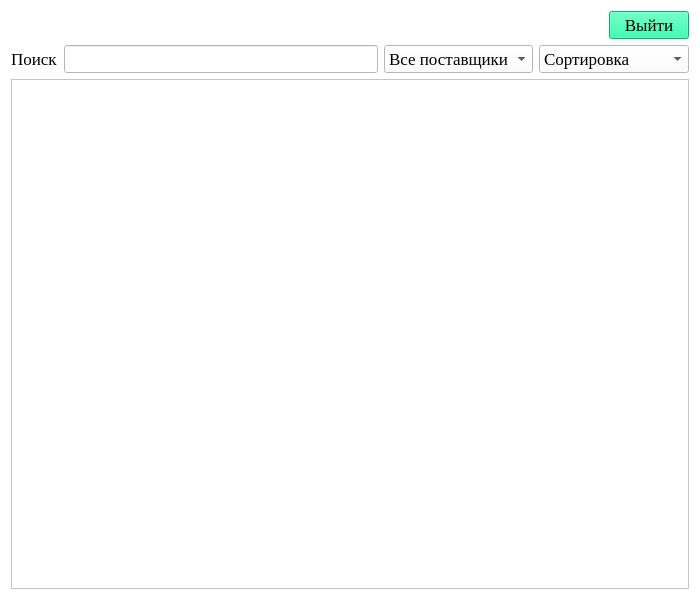
<?xml version="1.0" encoding="UTF-8"?>
<ui version="4.0">
 <class>ProductWindow</class>
 <widget class="QWidget" name="ProductWindow">
  <property name="geometry">
   <rect>
    <x>0</x>
    <y>0</y>
    <width>700</width>
    <height>600</height>
   </rect>
  </property>
  <property name="font">
   <font>
    <family>Times New Roman</family>
    <pointsize>13</pointsize>
   </font>
  </property>
  <property name="windowTitle">
   <string>Список товаров</string>
  </property>
  <property name="styleSheet">
   <string notr="true">background-color: rgb(255, 255, 255);</string>
  </property>
  <layout class="QVBoxLayout" name="verticalLayout">
   <item>
    <layout class="QGridLayout" name="up_layout">
     <item row="1" column="0">
      <widget class="QLabel" name="label">
       <property name="text">
        <string>Поиск</string>
       </property>
      </widget>
     </item>
     <item row="1" column="1" alignment="Qt::AlignVCenter">
      <widget class="QLineEdit" name="lineEdit"/>
     </item>
     <item row="1" column="3" alignment="Qt::AlignRight">
      <widget class="QComboBox" name="sort_box">
       <item>
        <property name="text">
         <string>Сортировка</string>
        </property>
       </item>
       <item>
        <property name="text">
         <string>По возрастанию</string>
        </property>
       </item>
       <item>
        <property name="text">
         <string>По убыванию</string>
        </property>
       </item>
      </widget>
     </item>
     <item row="0" column="0" alignment="Qt::AlignLeft">
      <widget class="QLabel" name="name_label">
       <property name="text">
        <string/>
       </property>
      </widget>
     </item>
     <item row="0" column="1" alignment="Qt::AlignHCenter">
      <widget class="QLabel" name="icon_lable">
       <property name="sizePolicy">
        <sizepolicy hsizetype="Fixed" vsizetype="Fixed">
         <horstretch>0</horstretch>
         <verstretch>0</verstretch>
        </sizepolicy>
       </property>
       <property name="maximumSize">
        <size>
         <width>30</width>
         <height>30</height>
        </size>
       </property>
       <property name="text">
        <string/>
       </property>
       <property name="pixmap">
        <pixmap>../photos/Icon.png</pixmap>
       </property>
       <property name="scaledContents">
        <bool>true</bool>
       </property>
       <property name="alignment">
        <set>Qt::AlignCenter</set>
       </property>
      </widget>
     </item>
     <item row="0" column="3" alignment="Qt::AlignRight">
      <widget class="QPushButton" name="exit_btn">
       <property name="styleSheet">
        <string notr="true">background-color: #00FA9A</string>
       </property>
       <property name="text">
        <string>Выйти</string>
       </property>
      </widget>
     </item>
     <item row="1" column="2" alignment="Qt::AlignRight">
      <widget class="QComboBox" name="filter_box">
       <item>
        <property name="text">
         <string>Все поставщики</string>
        </property>
       </item>
      </widget>
     </item>
    </layout>
   </item>
   <item>
    <widget class="QScrollArea" name="scrollArea">
     <property name="widgetResizable">
      <bool>true</bool>
     </property>
     <widget class="QWidget" name="scrollWidget">
      <property name="geometry">
       <rect>
        <x>0</x>
        <y>0</y>
        <width>686</width>
        <height>527</height>
       </rect>
      </property>
     </widget>
    </widget>
   </item>
  </layout>
 </widget>
 <resources/>
 <connections/>
</ui>
